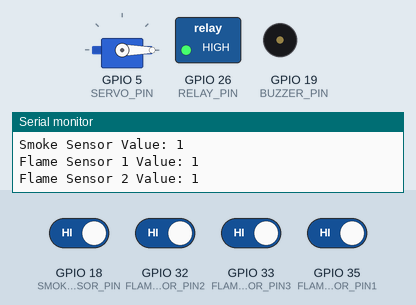
Bench run of a sketch on a simulated ESP32. Shown: servo, switched loads named in the sketch (green lamp = pin HIGH), buzzer (waves = sounding, pin HIGH), the last lines printed to the serial monitor. The test bench sets the inputs (shaded band); at power-on: GPIO 18 (SMOKE_SENSOR_PIN), GPIO 32 (FLAME_SENSOR_PIN2), GPIO 33 (FLAME_SENSOR_PIN3), GPIO 35 (FLAME_SENSOR_PIN1) HIGH.

Above: at 1.2 s.
1.3 s: GPIO 32 (FLAME_SENSOR_PIN2) driven LOW
At 1.89 s:
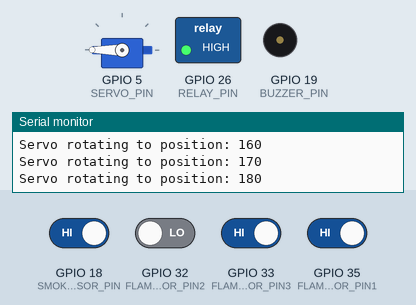
4.3 s: GPIO 18 (SMOKE_SENSOR_PIN) driven LOW
7.3 s: GPIO 32 (FLAME_SENSOR_PIN2) driven HIGH
At 8.7 s:
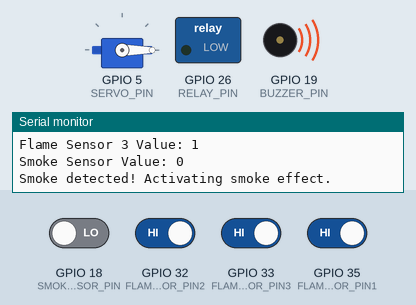
9.2 s: GPIO 33 (FLAME_SENSOR_PIN3) driven LOW
At 9.7 s:
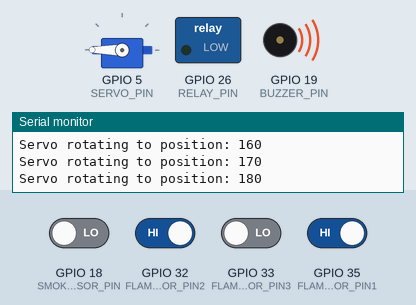
12.2 s: GPIO 33 (FLAME_SENSOR_PIN3) driven HIGH
At 12.45 s:
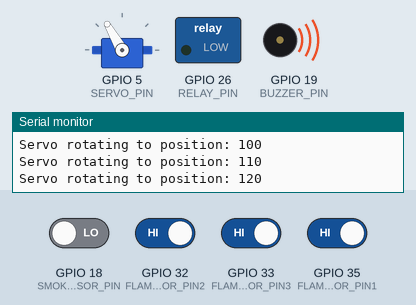
14.5 s: GPIO 35 (FLAME_SENSOR_PIN1) driven LOW
At 15.91 s:
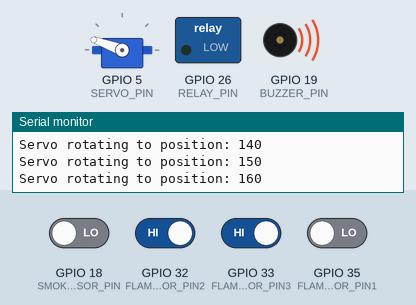
Timing chart, 0 to 18.5 s (numbered marks = the images above; inputs shaded):
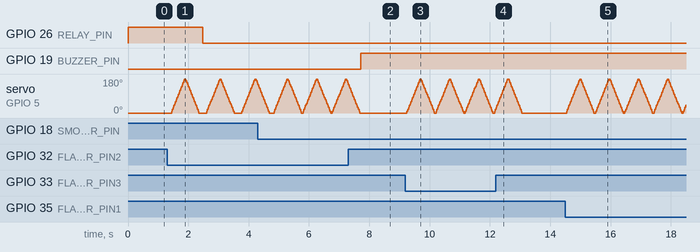

The sketch:

RemoteControlCar.ino
```cpp
#include <ESP32Servo.h>

#define SERVO_PIN 5         // Servo motor signal pin
#define FLAME_SENSOR_PIN1 35 // Flame sensor pin 1
#define FLAME_SENSOR_PIN2 32 // Flame sensor pin 2
#define FLAME_SENSOR_PIN3 33 // Flame sensor pin 3
#define RELAY_PIN 26        // Relay for the pump
#define SMOKE_SENSOR_PIN 18 // Smoke sensor pin
#define BUZZER_PIN 19       // Buzzer pin

Servo servoMotor; // Create a Servo object

// Define PWM frequencies and resolution (if you need them later for buzzer, etc.)
const int pwmFreq = 50;    // PWM frequency for servo
const int pwmResolution = 8; // 8-bit resolution (0-255 range)

void setup() {
  Serial.begin(115200);

  // Initialize the flame sensor pins as inputs
  pinMode(FLAME_SENSOR_PIN1, INPUT);
  pinMode(FLAME_SENSOR_PIN2, INPUT);
  pinMode(FLAME_SENSOR_PIN3, INPUT);

  // Initialize the smoke sensor pin as an input
  pinMode(SMOKE_SENSOR_PIN, INPUT);

  // Initialize the relay pin
  pinMode(RELAY_PIN, OUTPUT);
  digitalWrite(RELAY_PIN, LOW); // Ensure the pump is off initially

  // Initialize the buzzer pin (not used for siren, just for smoke high-low effect)
  pinMode(BUZZER_PIN, OUTPUT);
  digitalWrite(BUZZER_PIN, LOW); // Ensure the buzzer is off initially

  // Initialize the servo motor (using Servo library)
  servoMotor.attach(SERVO_PIN, 500, 2400); // Attach servo to the pin with proper PWM range
  servoMotor.write(0); // Start with the servo at 0 degrees

  Serial.println("Setup complete. Waiting for flame or smoke detection...");
}

void loop() {
  // Read the flame sensor values
  int flameSensorValue1 = digitalRead(FLAME_SENSOR_PIN1);
  int flameSensorValue2 = digitalRead(FLAME_SENSOR_PIN2);
  int flameSensorValue3 = digitalRead(FLAME_SENSOR_PIN3);

  // Read the smoke sensor value
  int smokeSensorValue = digitalRead(SMOKE_SENSOR_PIN);

  // Output sensor values to Serial Monitor
  Serial.print("Flame Sensor 1 Value: ");
  Serial.println(flameSensorValue1);
  Serial.print("Flame Sensor 2 Value: ");
  Serial.println(flameSensorValue2);
  Serial.print("Flame Sensor 3 Value: ");
  Serial.println(flameSensorValue3);
  Serial.print("Smoke Sensor Value: ");
  Serial.println(smokeSensorValue);

  // Check for flame detection from any sensor
  if ((flameSensorValue1 == LOW || flameSensorValue2 == LOW || flameSensorValue3 == LOW) && smokeSensorValue == LOW) {
    Serial.println("Both flame and smoke detected! Activating all responses.");

    // Rotate servo and activate pump
    rotateServo(0, 180, 10);
    rotateServo(180, 0, -10);
    digitalWrite(RELAY_PIN, LOW); // Turn on the pump

  } else if (flameSensorValue1 == LOW || flameSensorValue2 == LOW || flameSensorValue3 == LOW) {
    // Flame detected only
    Serial.println("Flame detected! Servo moving and pump activating.");
    delay(100);
    rotateServo(0, 180, 10);
    rotateServo(180, 0, -10);
    delay(100);
    digitalWrite(RELAY_PIN, LOW); // Turn on the pump
  } else if (smokeSensorValue == LOW) {
    // Smoke detected
    Serial.println("Smoke detected! Activating smoke effect.");
    // Smoke detection - high effect (e.g., buzzer ON)
    digitalWrite(BUZZER_PIN, HIGH); // Buzzer ON for high smoke
  } else {
    // No flame or smoke detected
    servoMotor.write(0); // Reset servo to 0 degrees
    digitalWrite(RELAY_PIN, HIGH); // Deactivate the pump
    digitalWrite(BUZZER_PIN, LOW); // Buzzer OFF
  }


}

// Function to rotate the servo between specified positions
void rotateServo(int start, int end, int step) {
  if (step > 0) {
    for (int pos = start; pos <= end; pos += step) {
      Serial.print("Servo rotating to position: ");
      Serial.println(pos);
      servoMotor.write(pos);
      delay(25);
    }
  } else {
    for (int pos = start; pos >= end; pos += step) {
      Serial.print("Servo rotating to position: ");
      Serial.println(pos);
      servoMotor.write(pos);
      delay(25);
   }
  }
}
```

Measured:
- after the input at 7.3 s, GPIO 19 (BUZZER_PIN): LOW → HIGH after 0.42 s; servo on GPIO 5 (SERVO_PIN): goes on until 7.7 s, then stays 0°
- after the input at 12.2 s, servo on GPIO 5 (SERVO_PIN): goes on until 13.1 s, then stays 0°
